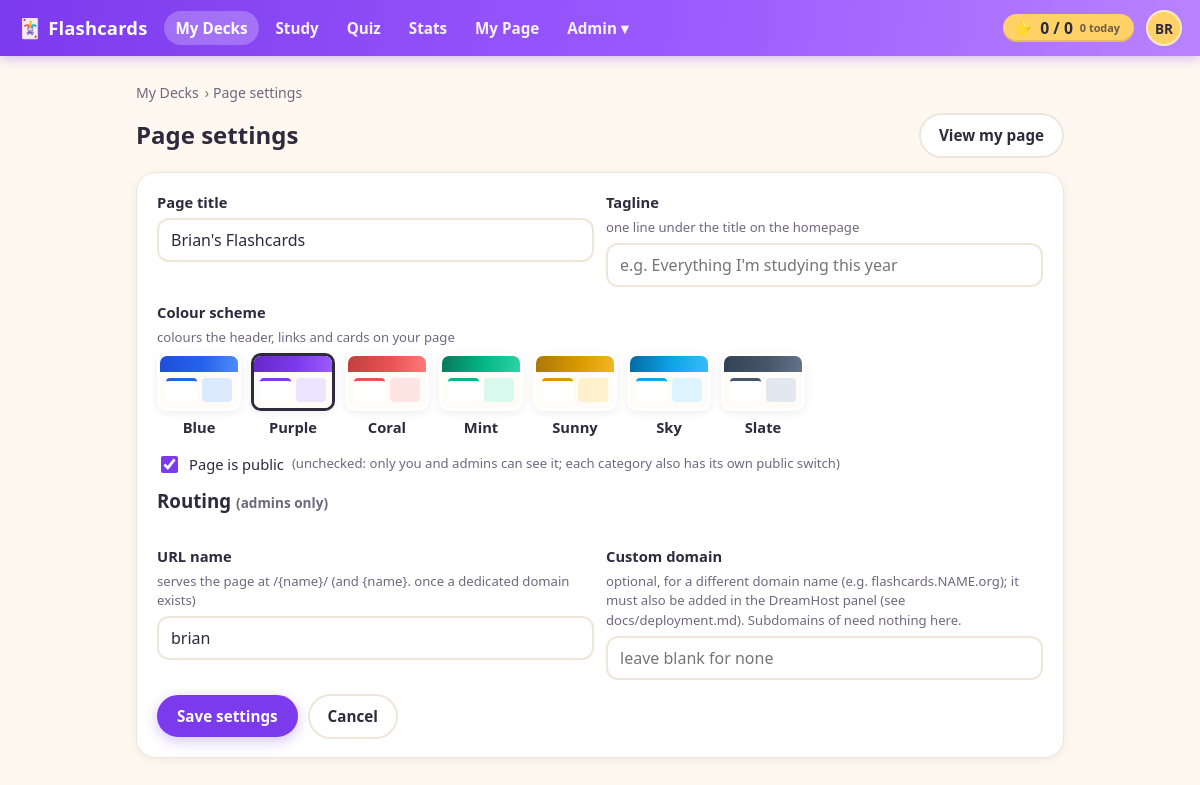
The page /manage/site_settings.php?site_id=1 (signed in) on the database its author committed.
### tables this page shows
CREATE TABLE settings (
  id INT AUTO_INCREMENT PRIMARY KEY,
  key_name VARCHAR(191) NOT NULL UNIQUE,
  value LONGTEXT NULL,
  updated_at DATETIME NOT NULL DEFAULT CURRENT_TIMESTAMP ON UPDATE CURRENT_TIMESTAMP
);

CREATE TABLE users (
  id INT AUTO_INCREMENT PRIMARY KEY,
  first_name VARCHAR(100) NOT NULL,
  last_name VARCHAR(100) NOT NULL,
  email VARCHAR(255) DEFAULT NULL UNIQUE,
  password_hash VARCHAR(255) NOT NULL DEFAULT '',
  is_admin TINYINT(1) NOT NULL DEFAULT 0 COMMENT 'App administrator',
  email_verify_token VARCHAR(64) DEFAULT NULL,
  email_verified_at DATETIME DEFAULT NULL,
  password_reset_token_hash CHAR(64) DEFAULT NULL,
  password_reset_expires_at DATETIME DEFAULT NULL,
  created_at DATETIME NOT NULL DEFAULT CURRENT_TIMESTAMP
);

CREATE TABLE sites (
  id INT AUTO_INCREMENT PRIMARY KEY,
  user_id INT NOT NULL UNIQUE,
  slug VARCHAR(50) NOT NULL UNIQUE,
  domain VARCHAR(255) DEFAULT NULL UNIQUE COMMENT 'Lowercase hostname, no scheme or port; NULL = path-only',
  title VARCHAR(150) NOT NULL,
  tagline VARCHAR(255) NOT NULL DEFAULT '',
  accent_color VARCHAR(20) NOT NULL DEFAULT 'violet' COMMENT 'Palette key, see SiteManagement::ACCENTS',
  is_public TINYINT(1) NOT NULL DEFAULT 1 COMMENT '0 = only the owner/admin can view the page',
  created_at DATETIME NOT NULL DEFAULT CURRENT_TIMESTAMP,
  updated_at DATETIME NOT NULL DEFAULT CURRENT_TIMESTAMP ON UPDATE CURRENT_TIMESTAMP,
  CONSTRAINT fk_sites_user FOREIGN KEY (user_id) REFERENCES users(id) ON DELETE CASCADE
);

### manage/site_settings.php (the view, shortened to what the rows shown need)
<?php
require_once __DIR__ . '/../partials.php';
require_once __DIR__ . '/../lib/ManageUI.php';
require_login();
$siteId = (int)($_GET['site_id'] ?? 0);
$site = $siteId > 0 ? SiteManagement::findById($siteId) : null;
$ctx = UserContext::getLoggedInUserContext();
$isAdmin = $ctx->admin;
$stash = ManageUI::takeForm('site_' . $siteId);
$form = $stash['data'] + $site;
header_html('Page settings');
?>
<div class="page-head">
  <h2>Page settings</h2>
</div>
<div class="card">
  <form method="post" action="/manage/site_settings_eval.php" class="stack">
    <div class="grid form-grid">
      <label>Page title
        <input type="text" name="title" value="<?=h($form['title'])?>" required maxlength="150">
      </label>
    </div>
    <label class="inline">
      <input type="checkbox" name="is_public" value="1" <?= !empty($form['is_public']) ? 'checked' : '' ?>>
      Page is public <span class="hint">(unchecked: only you and admins can see it; each category also has its own public switch)</span>
    </label>
    <?php if ($isAdmin): ?>
      <h3>Routing <span class="small">(admins only)</span></h3>
      <div class="grid form-grid">
        <label>URL name <span class="hint">serves the page at /{name}/ (and {name}.<?=h(SiteResolver::mainHost())?> once a dedicated domain exists)</span>
          <input type="text" name="slug" value="<?=h($form['slug'])?>" required maxlength="50" pattern="[a-z0-9]+(-[a-z0-9]+)*">
        </label>
        <label>Custom domain <span class="hint">optional, for a different domain name (e.g. flashcards.NAME.org); it must also be added in the DreamHost panel (see docs/deployment.md). Subdomains of <?=h(SiteResolver::mainHost())?> need nothing here.</span>
          <input type="text" name="domain" value="<?=h($form['domain'] ?? '')?>" maxlength="253" placeholder="leave blank for none">
        </label>
      </div>
    <?php else: ?>
      <p class="small">Address: <?=h(SiteResolver::canonicalHomeUrl($site))?> (ask an admin to change the URL name or domain).</p>
    <?php endif; ?>
  </form>
</div>
<?php footer_html(); ?>

### lib/ApplicationUI.php (shortened to what the rows shown need)
<?php
require_once __DIR__ . '/../config.php';
require_once __DIR__ . '/../settings.php';
require_once __DIR__ . '/SiteManagement.php';
require_once __DIR__ . '/SiteResolver.php';
class ApplicationUI {
    private static ?array $themeSite = null;
    public static function useSiteTheme(?array $site): void {
        self::$themeSite = $site;
    }
    public static function siteThemeStyle(?array $site): string {
        $accent = SiteManagement::ACCENTS[$site['accent_color']] ?? null;
        if ($accent === null || $site['accent_color'] === 'violet') {
            return '';
        }
        return '<style>:root{--color-primary:' . $accent['color'] . ';--color-primary-dark:' . $accent['dark']
             . ';--color-primary-light:' . $accent['light'] . ';--color-primary-soft:' . $accent['soft'] . ';}</style>';
    }
    public static function staticResourceUrl(string $path): string {
        $filePath = __DIR__ . '/../' . ltrim($path, '/');
        $version = @filemtime($filePath);
        return $path . '?v=' . $version;
    }
    public static function cssLink(string $path): string {
        $url = self::staticResourceUrl($path);
        return '<link rel="stylesheet" href="' . htmlspecialchars($url, ENT_QUOTES, 'UTF-8') . '">';
    }
    public static function jsScript(string $path): string {
        $url = self::staticResourceUrl($path);
        return '<script src="' . htmlspecialchars($url, ENT_QUOTES, 'UTF-8') . '"></script>';
    }
    public static function headHtml(string $title, ?array $themeSite): string {
        return '<!doctype html><html lang="en"><head><meta charset="utf-8"><meta name="viewport" content="width=device-width,initial-scale=1">'
             . '<title>' . h($title) . ' - ' . h(Settings::siteTitle()) . '</title>'
             . self::cssLink('/styles.css')
             . self::siteThemeStyle($themeSite)
             . '</head>';
    }
    public static function scoreChipHtml(int $userId): string {
        require_once __DIR__ . '/CardProgress.php';
        $score = CardProgress::getScoreSummary($userId);
        return '<a class="score-chip" id="score-chip" href="/progress/" title="Cards you\'ve got — tap for stats">'
             . '<span class="score-star" aria-hidden="true">&#11088;</span>'
             . '<span class="score-numbers"><span id="score-mastered">' . number_format($score['mastered']) . '</span>'
             . ' / <span id="score-total">' . number_format($score['total_cards']) . '</span></span>'
             . '<span class="score-today"><span id="score-today">' . number_format($score['reviewed_today']) . '</span> today</span>'
             . '</a>';
    }
    public static function headerHtml(string $title): void {
        $u = current_user();
        $script = $_SERVER['SCRIPT_NAME'] ?? '';
        $siteTitle = Settings::siteTitle();
        $mySite = $u ? SiteManagement::findByUserId((int)$u['id']) : null;
        $themeSite = self::$themeSite;
        echo self::headHtml($title, $themeSite);
        echo '<body>';
        if ($u) {
            $navItems = [
                ['path' => '/manage/', 'label' => 'My Decks', 'prefixes' => ['/manage/']],
                ['path' => '/review/', 'label' => 'Study', 'prefixes' => ['/review/']],
                ['path' => '/quiz/', 'label' => 'Quiz', 'prefixes' => ['/quiz/']],
                ['path' => '/progress/', 'label' => 'Stats', 'prefixes' => ['/progress/']],
            ];
            if ($mySite) {
                $navItems[] = ['path' => SiteResolver::publicHomeUrl($mySite), 'label' => 'My Page', 'prefixes' => ['/public_site.php']];
            }
            echo '<header class="topbar">';
            echo '<a class="brand" href="/manage/"><span class="brand-mark" aria-hidden="true">&#127183;</span> ' . h($siteTitle) . '</a>';
            echo '<nav class="topnav">';
            foreach ($navItems as $item) {
                $active = false;
                foreach ($item['prefixes'] as $prefix) {
                    if (strpos($script, $prefix) === 0) { $active = true; break; }
                }
                echo '<a href="' . h($item['path']) . '"' . ($active ? ' class="active"' : '') . '>' . h($item['label']) . '</a>';
            }
            if (!empty($u['is_admin'])) {
                $inAdmin = strpos($script, '/admin/') === 0;
                $adminItems = [
                    ['path' => '/admin/users.php', 'label' => 'Users'],
                    ['path' => '/admin/sites.php', 'label' => 'Pages'],
                    ['path' => '/admin/settings.php', 'label' => 'Settings'],
                    ['path' => '/admin/image_storage.php', 'label' => 'Image Storage'],
                    ['path' => '/admin/migrations.php', 'label' => 'Migrations'],
                    ['path' => '/admin/activity_log.php', 'label' => 'Activity Log'],
                    ['path' => '/admin/email_log.php', 'label' => 'Email Log'],
                ];
                $adminLinks = '';
                foreach ($adminItems as $item) {
                    $active = $inAdmin && basename(parse_url($item['path'], PHP_URL_PATH)) === basename($script);
                    $adminLinks .= '<a href="' . h($item['path']) . '" role="menuitem"' . ($active ? ' class="active"' : '') . '>' . h($item['label']) . '</a>';
                }
                echo '<span class="menu-wrap">'
                   . '<button type="button" id="adminToggle" class="topnav-toggle' . ($inAdmin ? ' active' : '') . '" aria-expanded="false" aria-controls="adminMenu">Admin &#9662;</button>'
                   . '<span id="adminMenu" class="popup-menu hidden" role="menu" aria-hidden="true">' . $adminLinks . '</span>'
                   . '</span>';
            }
            echo '</nav>';
            echo '<div class="topbar-right">';
            echo self::scoreChipHtml((int)$u['id']);
            $initials = strtoupper((string)substr((string)($u['first_name'] ?? ''), 0, 1) . (string)substr((string)($u['last_name'] ?? ''), 0, 1));
            $name = trim((string)($u['first_name'] ?? '') . ' ' . (string)($u['last_name'] ?? ''));
            echo '<span class="menu-wrap">'
               . '<button type="button" id="profileToggle" class="avatar" aria-expanded="false" aria-controls="profileMenu" title="' . h($name) . '" aria-label="Account menu for ' . h($name) . '">' . h($initials) . '</button>'
               . '<span id="profileMenu" class="popup-menu popup-menu-right hidden" role="menu" aria-hidden="true">'
               .   '<a href="/profile/change_password.php" role="menuitem">Change Password</a>'
               .   '<a href="/logout.php" role="menuitem">Logout</a>'
               . '</span>'
               . '</span>';
            echo '</div>';
            echo '</header>';
            echo '<div class="content"><main>';
        } else {
            echo '<header class="topbar"><a class="brand" href="/login.php"><span class="brand-mark" aria-hidden="true">&#127183;</span> ' . h($siteTitle) . '</a>'
               . '<div class="topbar-right"><a class="button small" href="/login.php">Sign in</a></div></header>';
            echo '<div class="content"><main>';
        }
    }
    public static function footerHtml(): void {
        echo '</main></div>' . self::jsScript('/main.js') . '</body></html>';
    }
}

### rows shown on the page
settings: value "Flashcards"
users: initials "BR"
sites: title "Brian's Flashcards", is_public "☑", slug "brian"

### other values the page prints
$item['label'] "My Decks"
$item['label'] "Study"
$item['label'] "Quiz"
$item['label'] "Stats"
$item['label'] "My Page"
$score['mastered'] "0"
$score['total_cards'] "0"
$score['reviewed_today'] "0"
$accent['label'] "Blue"
$accent['label'] "Purple"
$accent['label'] "Coral"
$accent['label'] "Mint"
$accent['label'] "Sunny"
$accent['label'] "Sky"
$accent['label'] "Slate"
